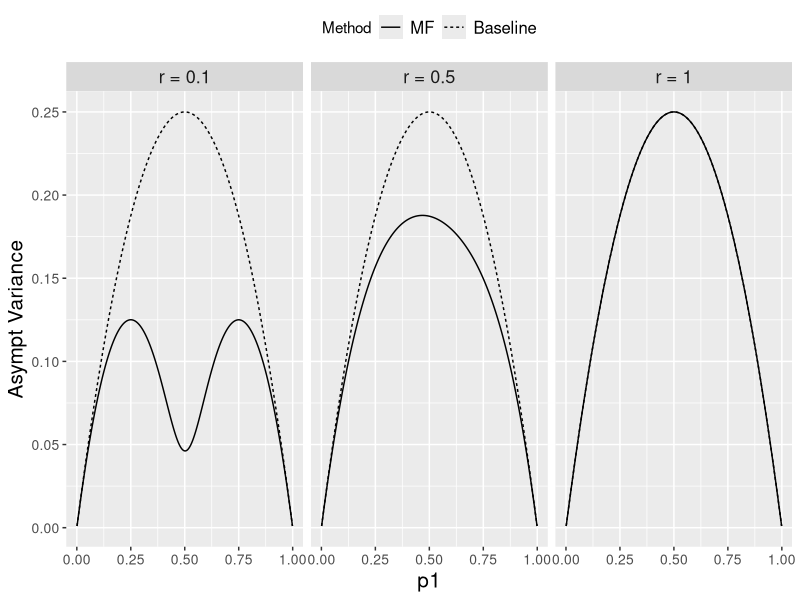
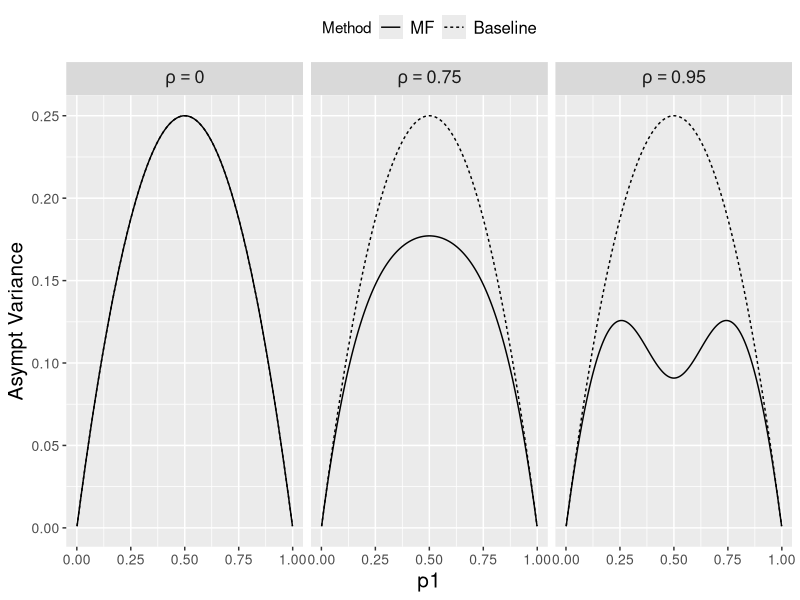
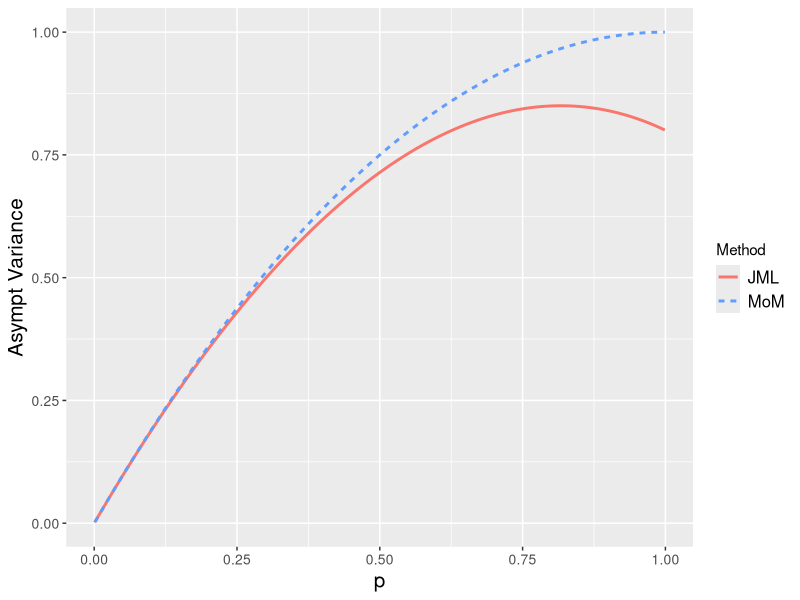
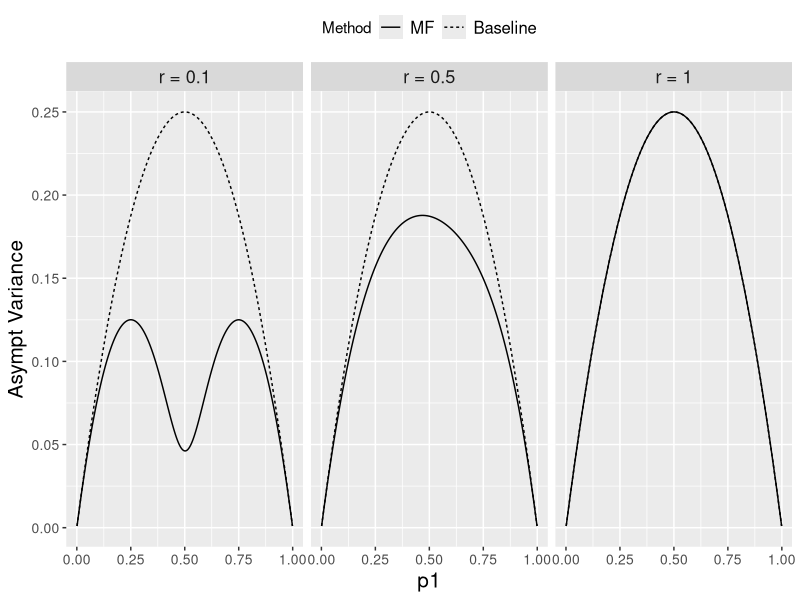
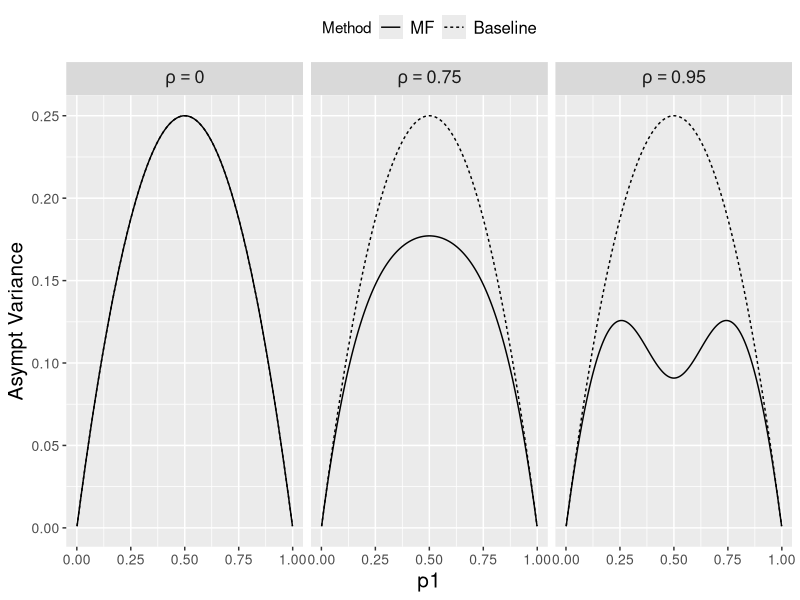
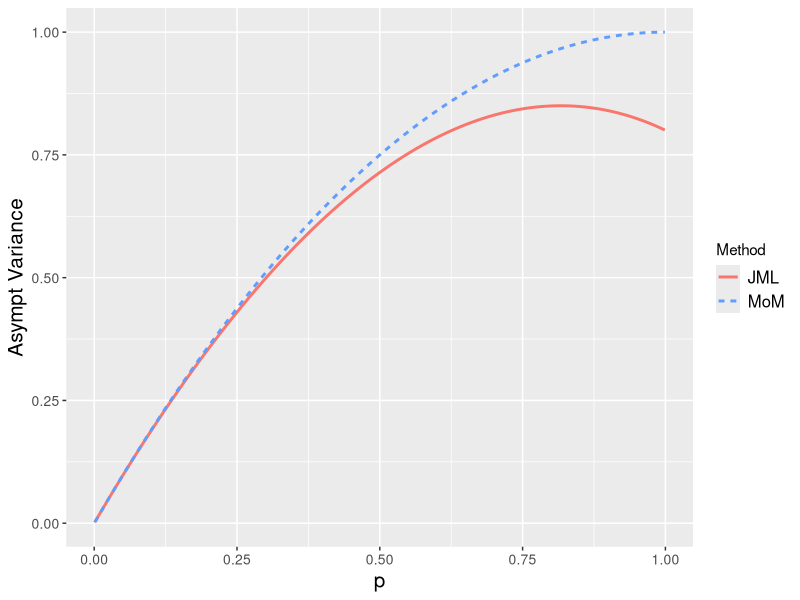

Source code (R) for these figures, in order:
# Bernoulli Analysis

library(tidyverse)
library(mvtnorm)

#################################
#### Gumbel–Hougaard Copula  ####
#################################

# Copula function C(p1, theta)
p2 <- 0.5
th <- 5 

Cop <- function(p1, th) {
  exp(-((-log(p1))^th + (-log(p2))^th)^(1/th))
}

# Asymptotic Variance for Baseline Estimator
AVar_Base <- function(p1, th) {
  p1 * (1 - p1)
}

# Asymptotic Variance for Multi-Fidelity Estimator
AVar_MF <- function(p1, th) {
  p1 * (1 - p1) * (1 - (Cop(p1, th) - p1 * p2)^2 / (p1 * (1 - p1) * p2 * (1 - p2)))
}
# Plot for Multiple Dependence Parameters (Gumbel–Hougaard)
p11 <- seq(0.001, 0.999, 0.001)
th <- c(0.1, 0.5, 1)  # r values
label_r <- function(value) {
  paste0("r = ", value)
}

p <- data.frame(p1 = rep(p11, times = length(th)), dep = rep(th, each = length(p11))) %>%
  mutate(Baseline = AVar_Base(p1, 1 / dep), MF = AVar_MF(p1, 1 / dep)) %>%
  pivot_longer(c("Baseline", "MF"), values_to = "variance", names_to = "Method") %>%
  mutate(Method = factor(Method, levels = c("MF", "Baseline"))) %>%
  ggplot(aes(p1, variance, linetype = Method)) +
  geom_line() +
  facet_grid(~dep, labeller = labeller(dep = label_r)) +
  ylab("Asympt Variance") +
  theme(
    legend.position = "top",
    axis.text = element_text(size = 10),
    axis.title = element_text(size = 15),
    legend.text = element_text(size = 12),
    strip.text.x = element_text(size = 13)
  )

ggsave(filename = "../images/Bernoulli-G.png", plot = p, width = 7, height = 3.2)
print(p)


##############################
###### Gaussian Copula  ######
##############################

p2 <- 0.5
rh <- 0.95

Cop <- function(p1, rho, p2val = p2) {
  pmvnorm(
    lower = c(-Inf, -Inf),
    upper = c(qnorm(p1), qnorm(p2val)),
    sigma = matrix(c(1, rho, rho, 1), 2, 2),
    abseps = 1e-12,
    maxpts = c(250, 250, 250, 250)
  )[1]
}
Cop <- Vectorize(Cop, c("p1", "rho", "p2val"))

# Plot for Multiple Dependence Parameters (Gaussian Copula)
th <- c(0, 0.75, 0.95)  # rho values

label_rho <- function(value) {
  lapply(value, function(v) bquote(rho == .(v)))
}

p <- data.frame(p1 = rep(p11, times = length(th)), dep = rep(th, each = length(p11))) %>%
  mutate(Baseline = AVar_Base(p1, dep), MF = AVar_MF(p1, dep)) %>%
  pivot_longer(c("Baseline", "MF"), values_to = "variance", names_to = "Method") %>%
  mutate(Method = factor(Method, levels = c("MF", "Baseline"))) %>%
  ggplot(aes(p1, variance, linetype = Method)) +
  geom_line() +
  facet_grid(~dep, labeller = labeller(dep = label_rho, .default = label_parsed)) +
  ylab("Asympt Variance") +
  theme(
    legend.position = "top",
    axis.text = element_text(size = 10),
    axis.title = element_text(size = 15),
    legend.text = element_text(size = 12),
    strip.text.x = element_text(size = 13)
  )

ggsave(filename = "../images/Bernoulli-N.png", plot = p, width = 7, height = 3.2)
print(p)


##############################
######   Special Case   ######
##############################

# Asymptotic Variance: Method of Moments
AVar_Base <- function(p1) {
  2 * p1 * (1 - p1 / 2)
}

# Asymptotic Variance: Joint MLE
AVar_MLE <- function(p1) {
  (1 / (2 * p1) + 1 / (6 * (3 - p1)) + 2 / (3 * (3 - 2 * p1)))^(-1)
}

p11 <- seq(0.001, 0.999, 0.001)
gg_color_hue <- function(n) {
  hues <- seq(15, 375, length = n + 1)
  hcl(h = hues, l = 65, c = 100)[1:n]
}
cols <- gg_color_hue(3)

p <- data.frame(p = p11) %>%
  mutate(MoM = AVar_Base(p), JML = AVar_MLE(p)) %>%
  pivot_longer(c("MoM", "JML"), values_to = "variance", names_to = "Method") %>%
  mutate(Method = factor(Method, levels = c("JML", "MoM"))) %>%
  ggplot(aes(p, variance, color = Method, linetype = Method)) +
  geom_line(linewidth = 1) +
  ylab("Asympt Variance") +
  scale_color_manual(values = c("JML" = cols[1], "MoM" = cols[3])) +
  theme(
    axis.text = element_text(size = 10),
    axis.title = element_text(size = 15),
    legend.text = element_text(size = 12),
    strip.text.x = element_text(size = 13)
  )

ggsave(file = "../images/Ber-special.png", plot = p, width = 6, height = 4)
print(p)
